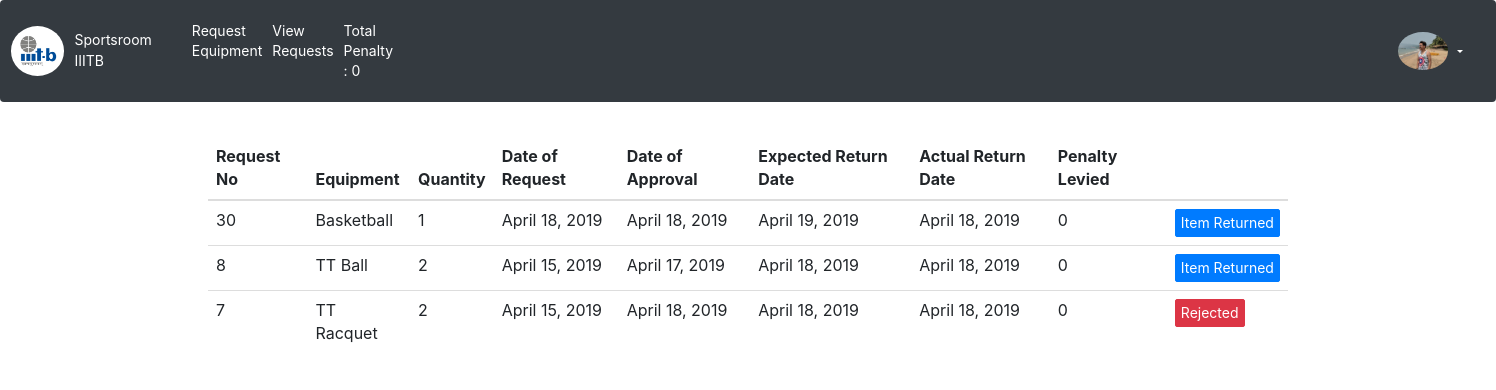
The app's page /sportsEquipment/viewRequest/ (signed in), older data.
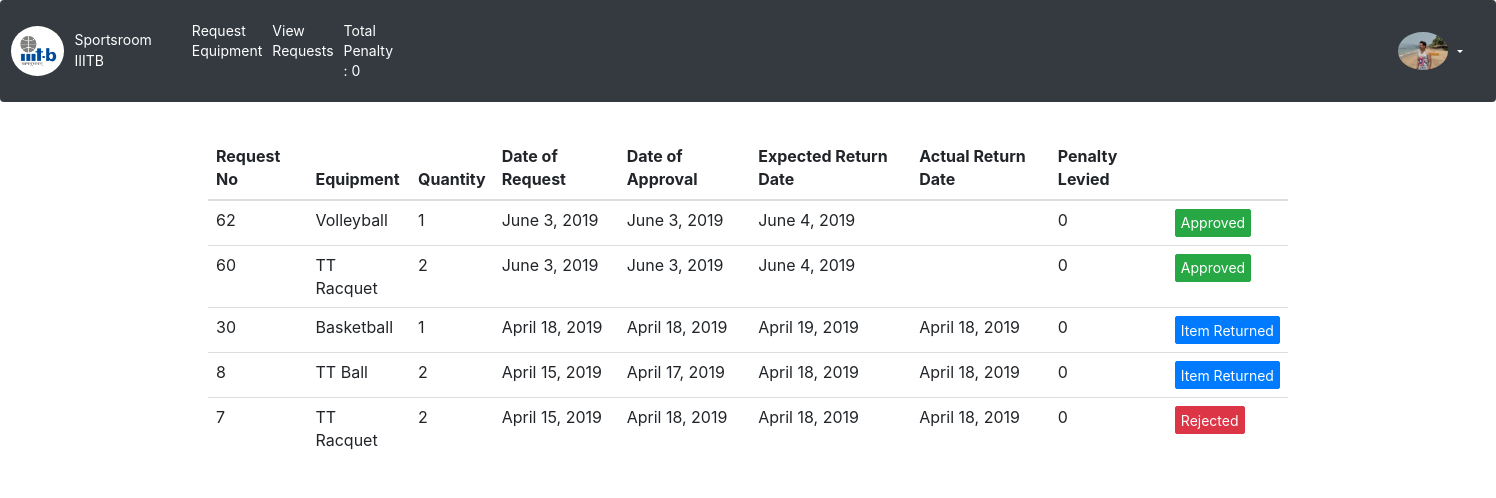
The same page, newer data.
### login/models.py (models this page shows, shortened)
class UserProfileInfo(models.Model):
    user        =   models.OneToOneField(User,on_delete = models.CASCADE)
    totalPenalty=   models.IntegerField(default=0)
    profile_pic =   models.ImageField(upload_to="profile_pics",blank=True)

### sportsEquipment/models.py (models this page shows, shortened)
class EquipmentRequest(models.Model):
    reqId           =   models.AutoField(primary_key=True)
    eqp             =   models.ForeignKey(Equipments,on_delete=models.CASCADE)
    quantity        =   models.IntegerField(validators=[MinValueValidator(1), MaxValueValidator(2)])
    user            =   models.ForeignKey(User,on_delete=models.CASCADE)
    dtOfRequest     =   models.DateTimeField()
    dtAvailed       =   models.DateTimeField(null=True)
    dtOfExpRet      =   models.DateTimeField(null=True)
    dtOfActualRet   =   models.DateTimeField(null=True)
    penalty         =   models.IntegerField(default=0)
    choices = (
        (0, 'PENDING'),
        (1, 'ACCEPTED'),
        (2, 'REJECTED'),
        (3, 'RETURNED')
    )
    reqStatus       =   models.IntegerField(default=0,choices=choices)

class Equipments(models.Model):
    eqpId       = models.AutoField(primary_key=True)
    eqpName     = models.CharField(max_length=50)
    eqpQuantity = models.IntegerField(validators=[MinValueValidator(1)])
    eqpQuantityTaken = models.IntegerField(default=0,validators=[MaxValueValidator(eqpQuantity)])

### sportsEquipment/views.py (the view)
# urls.py: path(r'viewRequest/',views.viewRequest,name='viewRequest'),
@login_required
def viewRequest(request):
    userProfile = UserProfileInfo.objects.get(user=request.user)
    user = request.user
    print(user)
    lstRequest = list(EquipmentRequest.objects.filter(user=user).order_by('-dtOfRequest'))
    print(lstRequest)
    lstRequest = utcToIst(lstRequest)
    print("No of requests: ", len(lstRequest))
    return render(request, 'EndUser/viewRequest.html', {'lstRequest': lstRequest,'userProfile': userProfile});

### sportsEquipment/views.py (called while the page is built)
def utcToIst(lstRequest):
    for request in lstRequest:
        if request.dtOfRequest is not None:
            request.dtOfRequest = request.dtOfRequest.astimezone(timezone('Asia/Kolkata'))
        if request.dtOfExpRet is not None:
            request.dtOfExpRet = request.dtOfExpRet.astimezone(timezone('Asia/Kolkata'))
        if request.dtOfActualRet is not None:
            request.dtOfActualRet = request.dtOfActualRet.astimezone(timezone('Asia/Kolkata'))
        if request.dtAvailed is not None:
            request.dtAvailed = request.dtAvailed.astimezone(timezone('Asia/Kolkata'))
    return lstRequest

### templates/EndUser/viewRequest.html (shortened to what this page needs)
{% extends 'MasterLayout/baseLayout.html' %}
{% block penalty %}
 <li class="nav-item active">
                <a class="nav-link" href="">Total Penalty : {{ userProfile.totalPenalty }} <span class="sr-only">(current)</span></a>
              </li>
            {%  endblock%}
{% block rightbar %}
              <div class ="profImg">
                    <img  src="/media/{{ userProfile.profile_pic }}" style="width:50px" alt="{{ user }}"/>
                    {% if user.is_authenticated %}
                    </div>
                    <div class="dropdown">
                      {% else %}
                    <a class="nav-link" href="{% url 'login:user_login' %}">Login</a>
                      {% endif %}
                    <button class="btn dropdown-toggle" type="button" data-toggle="dropdown" style="color: white"></button>
</div>
            {%  endblock%}
{% block body %}
  <div class="container">
    <br>
    <table class="table table-hover">
    <thead>
      <tr>
        <th>Request No</th>
        <th>Equipment</th>
        <th>Quantity</th>
        <th>Date of Request</th>
        <th>Date of Approval</th>
        <th>Expected Return Date</th>
        <th>Actual Return Date</th>
        <th>Penalty Levied</th>
        <th></th>
      </tr>
    </thead>
    <tbody>
      {% for request in lstRequest %}
      <tr>
        <td>{{ request.reqId }}
        <td>{{ request.eqp.eqpName }}</td>
        <td>{{ request.quantity }} </td>
        <td>{{ request.dtOfRequest.date }}</td>
        <td>
            {% if request.dtAvailed.date == None %}
                NA
            {% else %}
                {{ request.dtAvailed.date }}
            {% endif %}
        </td>
        <td>
            {% if request.dtAvailed.date == None %}
                NA
            {% else %}
                {{ request.dtOfExpRet.date }}
            {% endif %}
        </td>
        <td>{% if request.dtAvailed.date == None %}
                NA
            {% else %}
                {{ request.dtOfActualRet.date }}
            {% endif %}
        </td>
        <td>{% if request.dtAvailed.date == None %}
                NA
            {% else %}
                {{ request.penalty }}
            {% endif %}
        </td>
        <td>
            {% if request.reqStatus == 0 %}
                <a href="#" class="btn btn-warning btn-sm" role="button" aria-pressed="true" style="font-size: 14px"> Pending </a>
            {% elif request.reqStatus == 1 %}
                <a href="#" class="btn btn-success btn-sm" role="button" aria-pressed="true"style="font-size: 14px" > Approved </a>
            {% elif request.reqStatus == 2 %}
                <a href="#" class="btn btn-danger btn-sm" role="button" aria-pressed="true" style="font-size: 14px"> Rejected </a>
            {% else %}
                <a href="#" class="btn btn-primary btn-sm" role="button" aria-pressed="true" style="font-size: 14px"> Item Returned </a>
            {% endif %}
        </td>
      </tr>
      {% endfor %}
    </tbody>
  </table>
  </div>
{% endblock %}

### templates/MasterLayout/baseLayout.html (shortened to what this page needs)
<html>
    <head>
        <link rel="stylesheet" href="https://maxcdn.bootstrapcdn.com/bootstrap/3.4.0/css/bootstrap.min.css">
    </head>
    {% load static %}
    <link rel="stylesheet" href="{% static '/css/style.css'%}">
    <link rel="stylesheet" href="{% static '/css/bootstrap.min.css'%}">
    <body>
        <nav class="navbar navbar-expand navbar-dark bg-dark">
          <img src="/media/profile_pics/IIIT-B_logo copy.jpg" style="max-height:50px"/>
          <a class="navbar-brand nav-link" href="{% url 'sportsEquipment:home' %}" style="font-size:14px">Sportsroom<br>IIITB</a>
          <div class="collapse navbar-collapse" id="navbarsExample02">
            {% if user.is_superuser %}
              <ul class="navbar-nav " style="margin-right: 900px">
              <li class="nav-item active">
                <a class="nav-link" href="{% url 'sportsEquipment:pendingRequest' %}">Pending Request <span class="sr-only">(current)</span></a>
              </li>
              <li class="nav-item active">
                <a class="nav-link" href="{% url 'sportsEquipment:approvedRequest' %}">Processed Request <span class="sr-only">(current)</span></a>
              </li>
              <li class="nav-item active">
                <a class="nav-link" href="{% url 'sportsEquipment:addEquip' %}">Add Equipment <span class="sr-only">(current)</span></a>
              </li>
              <li class="nav-item active">
                <a class="nav-link" href="{% url 'sportsEquipment:viewEquipList' %}">View Equipment <span class="sr-only">(current)</span></a>
              </li>
              <li class="nav-item active">
                <a class="nav-link" href="{% url 'sportsEquipment:penalty' %}">Check Penalty <span class="sr-only">(current)</span></a>
              </li>
            </ul>
            {% else %}
              <ul class="navbar-nav " style="margin-right: 1000px" >
              <li class="nav-item active">
                <a class="nav-link" href="{% url 'sportsEquipment:eqpRequest' %}">Request Equipment <span class="sr-only">(current)</span></a>
              </li>
              <li class="nav-item active">
                <a class="nav-link" href="{% url 'sportsEquipment:viewRequest' %}">View Requests <span class="sr-only">(current)</span></a>
              </li>
              {% block penalty %}
            {%  endblock%}
            </ul>
            {% endif %}
            {% block rightbar %}
            {%  endblock%}
              </div>
        </nav>
        <div class="container">
            {% block body %}
            {%  endblock%}
        </div>
    </body>
</html>

### static/css/style.css (style rules this page uses)
.nav-link { font-size:14px }
img { color: white; font-size: 14px }

### templates/MasterLayout/baseLayout.html (style rules this page uses)
img { border-radius: 50%; }

Row changes from the older to the newer data that the page shows:
added EquipmentRequest: reqId "62", eqp.eqpName "Volleyball", quantity "1", dtOfRequest "June 3, 2019", dtAvailed "June 3, 2019", dtOfExpRet "June 4, 2019", penalty "0", reqStatus "Approved"
added EquipmentRequest: reqId "60", eqp.eqpName "TT Racquet", quantity "2", dtOfRequest "June 3, 2019", dtAvailed "June 3, 2019", dtOfExpRet "June 4, 2019", penalty "0", reqStatus "Approved"
